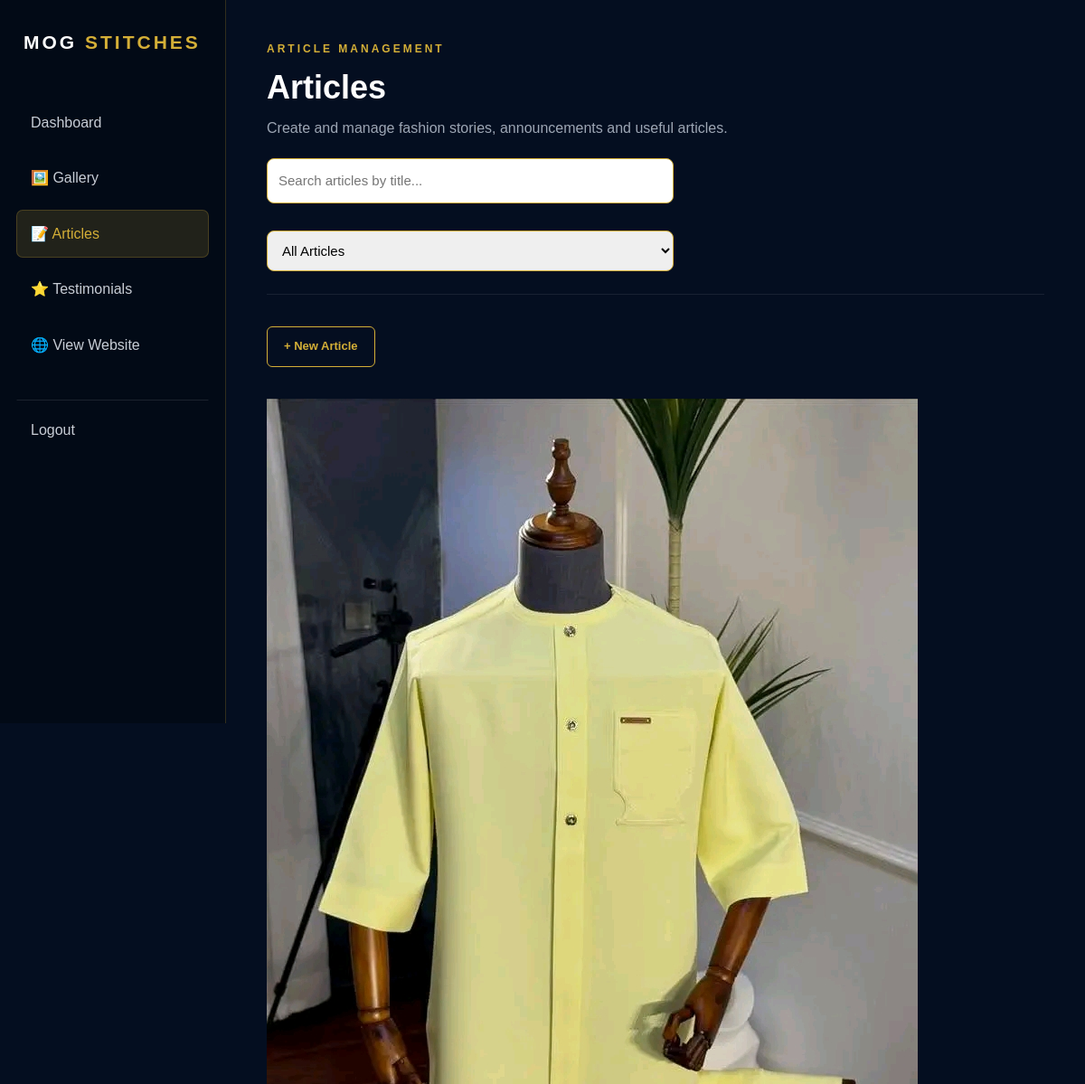
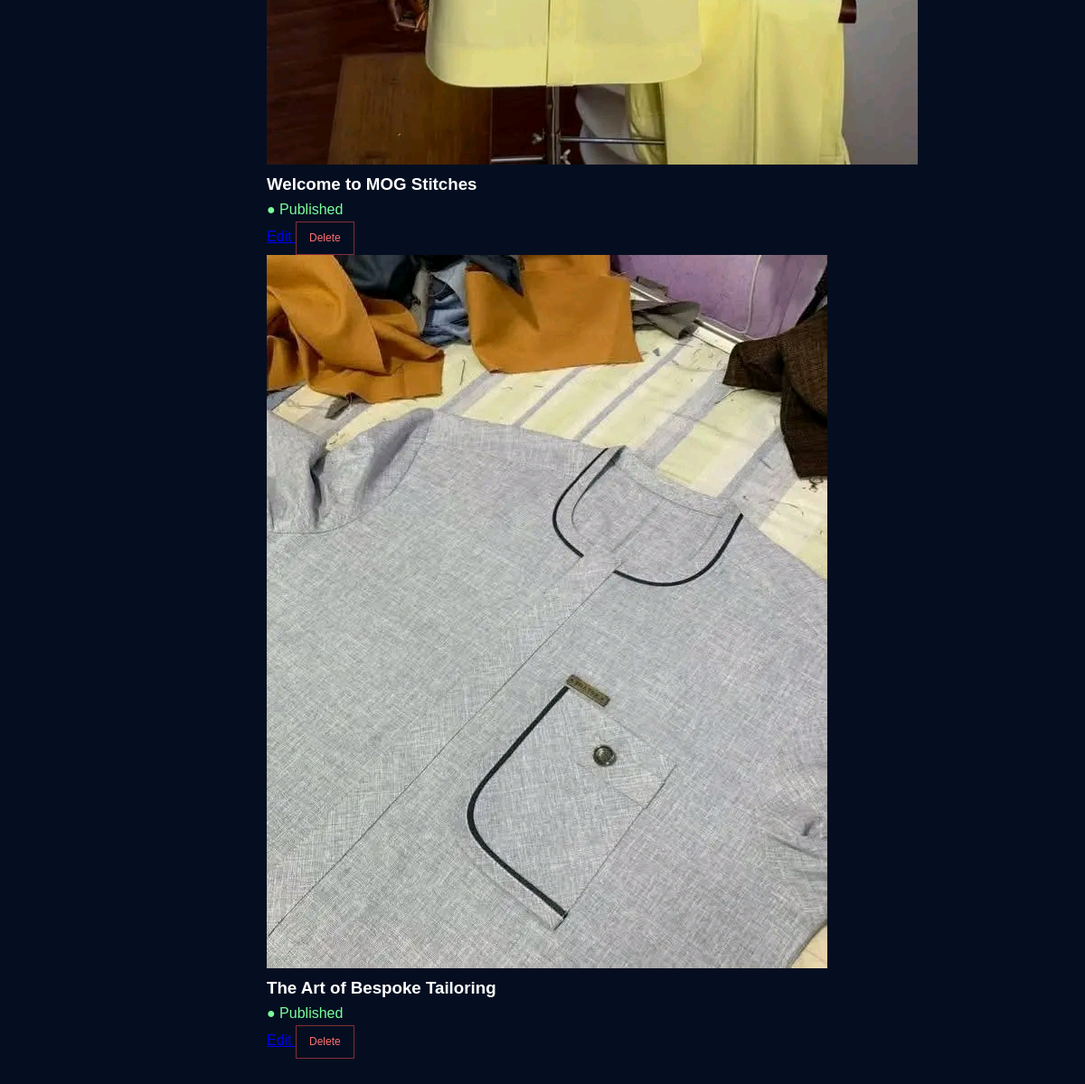
/admin/articles (signed in), run on the app's committed database (2 pictures, top to bottom).
### tables this page shows
CREATE TABLE articles (
                    id INTEGER PRIMARY KEY AUTOINCREMENT,
                    title TEXT NOT NULL,
                    content TEXT NOT NULL,
                    featured_image TEXT,
                    published INTEGER DEFAULT 0,
                    created_at TIMESTAMP DEFAULT CURRENT_TIMESTAMP,
                    updated_at TIMESTAMP DEFAULT CURRENT_TIMESTAMP
                );

### app.py (the view)
@app.route("/admin/articles")
@login_required
def admin_articles():
    conn = get_db()
    articles = conn.execute(
        "SELECT * FROM articles ORDER BY id DESC"
    ).fetchall()
    conn.close()
    return render_template(
        "admin_articles.html",
        articles=articles
    )

### app.py (called while the page is built)
@login_manager.user_loader
def load_user(user_id):
    conn = get_db()
    admin = conn.execute(
        "SELECT * FROM admins WHERE id = ?",
        (user_id,)
    ).fetchone()
    conn.close()
    if admin:
        return Admin(
            admin["id"],
            admin["username"],
            admin["password"]
        )
    return None

### database.py (called while the page is built, shortened)
def get_db():
    connection = sqlite3.connect(DATABASE)
    connection.row_factory = sqlite3.Row
    return connection

### templates/admin_articles.html (shortened to what this page needs)
<!DOCTYPE html>
<html lang="en">
<head>
    <link rel="stylesheet"
          href="{{ url_for('static', filename='admin.css') }}">
</head>
<body>
<div class="admin-layout">
    <aside class="sidebar">
        <div class="sidebar-logo">
            MOG <span>STITCHES</span>
        </div>
        <nav class="sidebar-nav">
            <a href="/admin">
                Dashboard
            </a>
            <a href="/admin/gallery">
                🖼️ Gallery
            </a>
            <a href="/admin/articles"
               class="active">
                📝 Articles
            </a>
            <a href="#">
                ⭐ Testimonials
            </a>
            <a href="/"
               target="_blank">
                🌐 View Website
            </a>
            <a href="/admin/logout"
               class="logout">
                Logout
            </a>
        </nav>
    </aside>
    <main class="admin-main">
        <header class="admin-header">
            <p>ARTICLE MANAGEMENT</p>
            <h1>Articles</h1>
            <span>
                Create and manage fashion stories,
                announcements and useful articles.
            </span>
<div style="margin: 20px 0;">
    <input
        type="search"
        id="articleSearch"
        placeholder="Search articles by title..."
        style="width:100%; max-width:450px; padding:12px; border:1px solid #D4AF37; border-radius:8px; font-size:15px;"
    >
</div>
<select
    id="articleStatus"
    style="width:100%; max-width:450px; padding:12px; margin-top:10px; border:1px solid #D4AF37; border-radius:8px; font-size:15px;"
>
    <option value="all">All Articles</option>
</select>
        </header>
        <div style="margin-bottom: 35px;">
            <a href="/admin/articles/new"
               class="dashboard-button">
                + New Article
            </a>
        </div>
        <div class="gallery-admin-grid">
            {% for article in articles %}
           <div class="gallery-admin-card">
                {% if article['featured_image'] %}
                <img
                    src="{{ url_for(
                        'static',
                        filename='images/' + article['featured_image']
                    ) }}"
                    alt="{{ article['title'] }}"
                >
                {% endif %}
                <div class="gallery-admin-info">
                    <h3>
                        {{ article['title'] }}
                    </h3>
                    <p>
                        {% if article['published'] == 1 %}
                            <span style="color: #7CFC9A;">
                                ● Published
                            </span>
                        {% else %}
                            <span style="color: #ffb86c;">
                                ● Draft
                            </span>
                        {% endif %}
                    </p>
                    <div class="gallery-admin-actions">
<a href="{{ url_for('edit_article', article_id=article['id']) }}">
    Edit
</a>
<form method="POST"
      action="{{ url_for('delete_article', article_id=article['id']) }}"
      style="display: inline;"
      onsubmit="return confirm('Are you sure you want to delete this article?');">
    <button type="submit"
            style="padding: 8px 14px; border: 1px solid rgba(255, 80, 80, 0.5); background: transparent; color: #ff7070; font-size: 12px; cursor: pointer;">
        Delete
    </button>
</form>
                    </div>
                </div>
            </div>
            {% else %}
            <p>
                No articles have been created yet.
            </p>
            {% endfor %}
        </div>
    </main>
</div>
</body>
</html>

### static/admin.css (style rules this page uses)
* { box-sizing: border-box; margin: 0; padding: 0; }
:root { --navy: #040e20; --navy-dark: #020a16; --navy-card: #0a1d38; --gold: #d4af37; --gold-soft: rgba(212, 175, 55, 0.15); --text-main: #ffffff; --text-muted: #aeb8c7; --border: rgba(212, 175, 55, 0.22); }
body { font-family: Arial, sans-serif; background: var(--navy); color: var(--text-main); line-height: 1.6; }
a, button, input, select, textarea { font: inherit; }
a { transition: background 0.25s ease, color 0.25s ease, border-color 0.25s ease, transform 0.25s ease; }
.admin-layout { min-height: 100vh; display: flex; }
.sidebar { width: 250px; flex-shrink: 0; background: var(--navy-dark); border-right: 1px solid var(--border); padding: 30px 18px; position: fixed; top: 0; left: 0; height: 100vh; overflow-y: auto; z-index: 100; }
.sidebar-logo { font-size: 21px; font-weight: 700; letter-spacing: 3px; margin-bottom: 45px; padding: 0 8px; }
.sidebar-logo span { color: var(--gold); }
.sidebar-nav { display: flex; flex-direction: column; gap: 8px; }
.sidebar-nav a { display: block; color: #c8cdd5; text-decoration: none; padding: 13px 15px; border: 1px solid transparent; border-radius: 7px; }
.sidebar-nav a:hover, .sidebar-nav a.active { background: var(--gold-soft); color: var(--gold); border-color: var(--border); }
.sidebar-nav .logout { margin-top: 25px; border-top: 1px solid rgba(255, 255, 255, 0.1); border-radius: 0; padding-top: 20px; }
.admin-main { margin-left: 250px; width: calc(100% - 250px); min-width: 0; padding: 45px; }
.admin-header { margin-bottom: 35px; padding-bottom: 25px; border-bottom: 1px solid rgba(255, 255, 255, 0.08); }
.admin-header p { color: var(--gold); font-size: 12px; font-weight: 700; letter-spacing: 3px; margin-bottom: 10px; }
.admin-header h1 { font-size: clamp(27px, 3vw, 38px); line-height: 1.25; overflow-wrap: anywhere; }
.admin-header span { display: block; color: #9da6b4; margin-top: 10px; }
.dashboard-button { display: inline-block; padding: 11px 18px; border: 1px solid var(--gold); border-radius: 6px; color: var(--gold); text-decoration: none; font-size: 13px; font-weight: 700; }
input, select, textarea { max-width: 100%; }
button { cursor: pointer; }

### data on the page
articles: featured_image (picture), title "Welcome to MOG Stitches", published "● Published"
articles: featured_image (picture), title "The Art of Bespoke Tailoring", published "● Published"
